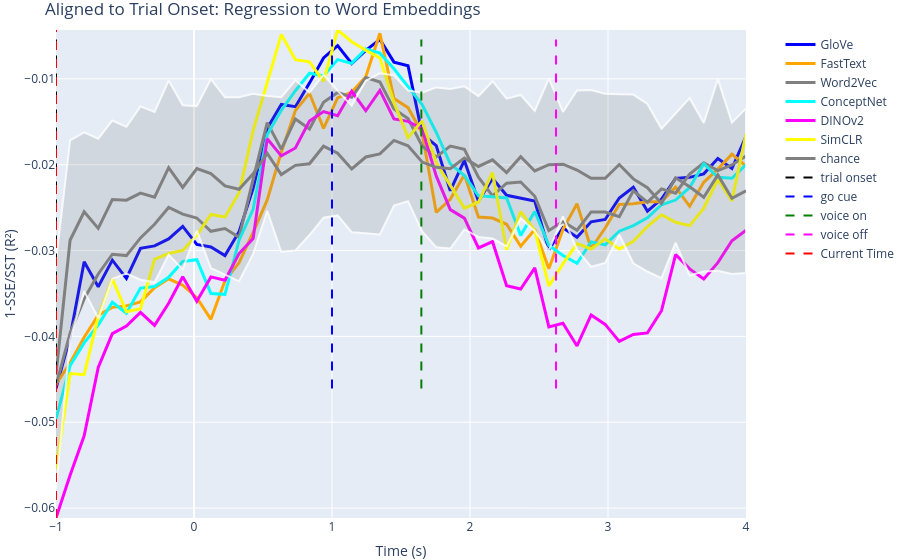

The notebook cell saved with this chart:
### Markdown cell above
## 9. Plot Regression Results (R² over Time)

### Code cell
fig, ax = plot_accuracy_plotly(
    br_GloVe.all_test_score.mean(0),
    br_FastText.all_test_score.mean(0),
    br_Word2Vec.all_test_score.mean(0),
    br_ConceptNet.all_test_score.mean(0),
    br_DINOv2.all_test_score.mean(0),
    br_SimCLR.all_test_score.mean(0),
    br_GloVe.all_chance.mean(0),
    lines=[
        0 - np.nanmean(trial_onset),
        np.nanmean(go_cue_onset) - np.nanmean(trial_onset),
        np.nanmean(clean_voice_onset) - np.nanmean(trial_onset),
        np.nanmean(clean_voice_offset) - np.nanmean(trial_onset),
    ],
    data_std=[
        0,
        0,
        0,
        0,
        0,
        0,
        br_GloVe.all_chance.std(0),
    ],
    line_labels=['trial onset', 'go cue', 'voice on', 'voice off'],
    data_labels=['GloVe', 'FastText', 'Word2Vec', 'ConceptNet', 'DINOv2', 'SimCLR', 'chance'],
    back=np.nanmean(trial_onset),
    forward=clean_data_binned.shape[2] / adjusted_fs - np.nanmean(trial_onset),
    ylabel='1-SSE/SST (R²)',
    tick_interval=1,
    title='Aligned to Trial Onset: Regression to Word Embeddings',
)

fig.show()
